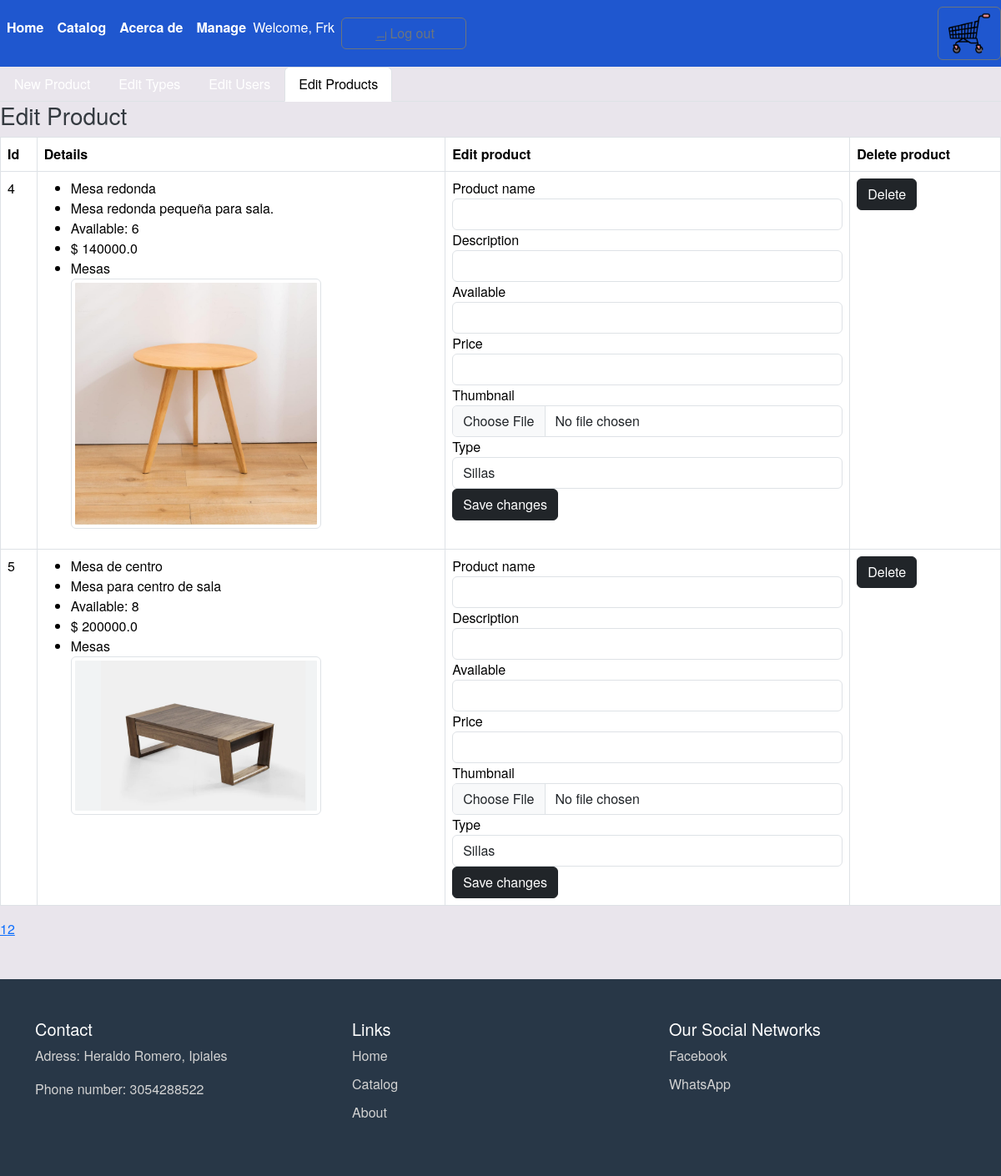
Page /admin?page=2&active_tab=editarProductoTab (signed in) on the committed database.
### tables this page shows
CREATE TABLE User (
            id INTEGER PRIMARY KEY,
            nom_usuario TEXT UNIQUE NOT NULL,
            correo TEXT UNIQUE NOT NULL,
            verificado INTEGER DEFAULT 0,  -- 0: No verificado, 1: Verificado
            contrasenia TEXT NOT NULL,
            admin INTEGER DEFAULT 0  -- 0: Regular user, 1: Admin user
        );

CREATE TABLE Productos (
            id INTEGER PRIMARY KEY,
            nombre TEXT NOT NULL,
            unidades INTEGER NOT NULL DEFAULT 1,
            tipo INTEGER NOT NULL,
            costo REAL NOT NULL,
            descripcion TEXT NOT NULL,
            imagen TEXT NOT NULL,
            FOREIGN KEY (tipo) REFERENCES Tipos(id)
        );

CREATE TABLE Tipos (
            id INTEGER PRIMARY KEY,
            tipo TEXT NOT NULL
        );

### aplicacion/admin/routes.py (the view)
@admin.route('/admin', methods=["GET", "POST"])
def admin_page():
    if(('logged_in' not in session) or ('admin' in session and session['admin'] != 1)):
        abort(403, _('You are not allowed to access here'))
    page = request.args.get('page', 1, type=int)
    active_tab = request.args.get('active_tab', 'nuevoProductoTab')
    per_page = 3  # Adjust as needed
    usuarios, total_usuarios = obtener_usuarios(page, per_page)
    productos, total_productos = obtenerproductos(page, per_page)
    tipos = obtener_tipos()
    formNp = FormularioNuevoProducto(request.form)
    formNt = FormularioTipo(request.form)
    formEt = FormularioTipo(request.form)
    formEu = FormularioEditarUsuario(request.form)
    formEp = FormularioEditarProducto(request.form)
    formDu = FormularioBorrar(request.form)
    formDp = FormularioBorrar(request.form)
    formDt = FormularioBorrar(request.form)
    if request.method == 'POST':
        if formNt.validate_on_submit():
            nombre = request.form.get('nombre')
            crear_tipo(nombre)
            flash(_('New type successfully created'), 'success')
            return redirect(url_for('admin.admin_page'))
    return render_template('admin.html', formDu=formDu, formDp=formDp, formDt=formDt, formNp=formNp, formNt=formNt, formEt=formEt, formEu=formEu, formEp=formEp, tipos=tipos, productos=productos, total_productos= total_productos, usuarios=usuarios, total_usuarios=total_usuarios, per_page=per_page, active_tab=active_tab)

### aplicacion/admin/forms.py
class FormularioNuevoProducto(FlaskForm):
    nombre = StringField(_("User"), validators=[DataRequired(_("User name required"))])
    descripcion = StringField(_("Description"), validators=[DataRequired(_("Description required"))])
    cantidad = IntegerField(_("Available"), validators=[DataRequired(_('Quantity required')), NumberRange(min=1, message=_('Not valid quantity'))])
    costo = FloatField(_("Price"), validators=[DataRequired(_("Price required"))])
    imagen = FileField(_("Thumbanil"), validators=[DataRequired(_("Image required"))])
    tipo = SelectField(_("Type"), coerce=int, validators=[DataRequired(_("Type required"))])
    submit = SubmitField(_('Add product'))
    def __init__(self, *args, **kwargs):
        super(FormularioNuevoProducto, self).__init__(*args, **kwargs)
        self.tipo.choices = get_opciones()

class FormularioTipo(FlaskForm):
    nombre = StringField(_("Type name"), validators=[DataRequired(_("Name required"))])
    submit = SubmitField(_('Save'))

### aplicacion/__init__.py (called while the page is built)
def get_locale():
    print(request.accept_languages)
    return request.accept_languages.best_match(app.config['LANGUAGES'])

### aplicacion/admin/forms.py (called while the page is built)
def get_opciones():
    ruta=current_app.config['DATABASE_URI'].replace('sqlite:///','') # encontrol la url de la bd,replace quita sqlite(en que carpet se encutra la bd)
    conexion=sqlite3.connect(ruta)
    cursor=conexion.cursor()#para relizar consultas mediante un cursor
    cursor.execute('SELECT Tipos.id, Tipos.tipo FROM Tipos')
    opciones=cursor.fetchall()#fetchall varios productos-guardar productos de la consulta
    conexion.close()
    return opciones

### aplicacion/database/crud_productos.py (called while the page is built)
def obtenerproductos(page=1, per_page=10):
    ruta=current_app.config['DATABASE_URI'].replace('sqlite:///','')
    print(ruta)
    conexion=sqlite3.connect(ruta)
    cursor=conexion.cursor()#para relizar consultas mediante un cursor
    cursor.execute("""SELECT Productos.id, Productos.nombre, Productos.unidades, Tipos.tipo, Productos.costo, Productos.descripcion, Productos.imagen
        FROM Productos
        INNER JOIN Tipos ON Productos.tipo = Tipos.id;
        """)
    productos=cursor.fetchall()
    conexion.close()
    start_idx = (page - 1) * per_page
    end_idx = start_idx + per_page
    paginated_products = productos[start_idx:end_idx]
    return paginated_products, len(productos)

### aplicacion/admin/templates/admin.html (shortened to what this page needs)
{% extends 'base.html' %}
{% block content %}
<ul class="nav nav-tabs" id="adminTabs">
  <li class="nav-item">
    <a class="nav-link {% if active_tab == 'nuevoProductoTab' %}active{% endif %}" id="nuevoProductoTab" data-bs-toggle="tab" href="#nuevoProducto">{{_('New Product')}}</a>
  </li>
  <li class="nav-item">
    <a class="nav-link {% if active_tab == 'nuevoTipoTab' %}active{% endif %}" id="nuevoTipoTab" data-bs-toggle="tab" href="#nuevoTipo">{{_('Edit Types')}}</a>
  </li>
  <li class="nav-item">
    <a class="nav-link {% if active_tab == 'editarUsuarioTab' %}active{% endif %}" id="editarUsuarioTab" data-bs-toggle="tab" href="#editarUsuario">{{_('Edit Users')}}</a>
  </li>
  <li class="nav-item">
    <a class="nav-link {% if active_tab == 'editarProductoTab' %}active{% endif %}" id="editarProductoTab" data-bs-toggle="tab" href="#editarProducto">{{_('Edit Products')}}</a>
  </li>
</ul>
<div class="tab-content">
  <div class="tab-pane fade {% if active_tab == 'editarProductoTab' %}show active{% endif %}" id="editarProducto">
    <h3>{{ _('Edit Product') }}</h3>
    <table class="table table-bordered">
      <thead>
      <tr>
        <th>Id</th>
        <th>{{ _('Details') }}</th>
        <th>{{ _('Edit product') }}</th>
        <th>{{ _('Delete product') }}</th>
      </tr>
      </thead>
      <tbody>
      {% for producto in productos %}
      <tr>
        <td>
          <label>{{ producto[0] }}</label>
        </td>
        <td>
          <ul>
            <li> <label>{{ producto[1] }}</label> </li>
            <li> <label>{{ producto[5] }}</label> </li>
            <li> <label>{{ _("Available: %s" % producto[2]) }}</label> </li>
            <li> <label>$ {{ producto[4] }}</label> </li>
            <li> <label>{{ producto[3] }}</label> </li>
            <img src="{{ url_for('static', filename='files/' + producto[6]) }}" class="img-thumbnail" style="max-width: 300px" alt="...">
          </ul>
        </td>
        <td>
          <form method="POST" action="{{ url_for('admin.edit_product') }}" enctype="multipart/form-data">
            <div class="form-group">
              {{ formEp.nombre.label }} {{ formEp.nombre(class="form-control") }}
            </div>
            <div class="form-group">
              {{ formEp.descripcion.label }} {{ formEp.descripcion(class="form-control") }}
            </div>
            <div class="form-group">
              {{ formEp.cantidad.label }} {{ formEp.cantidad(class="form-control") }}
            </div>
            <div class="form-group">
              {{ formEp.costo.label }} {{ formEp.costo(class="form-control") }}
            </div>
            <div class="form-group">
              {{ formEp.img.label }} {{ formEp.img(class="form-control") }}
            </div>
            <div class="form-group">
              {{ formEp.tipo.label }} {{ formEp.tipo(class="form-control") }}
            </div>
            {{ formEp.submit(class="btn btn-dark btn-block") }}
          </form>
        </td>
        <td>
          <form method="POST" action="{{ url_for('admin.delete_product') }}">
            {{ formDp.submit(class="btn btn-dark btn-block") }}
          </form>
        </td>
      </tr>
      {% endfor %}
      </tbody>
    </table>
    <div class="pagination">
      {% for page_num in range(1, (total_productos // per_page) + 2) %}
      {% if page_num == page %}
      <span class="current">{{ page_num }}</span>
      {% else %}
      <a href="{{ url_for('admin.admin_page', page=page_num, active_tab='editarProductoTab') }}">{{ page_num }}</a>
      {% endif %}
      {% endfor %}
    </div>
  </div>
</div>
{% endblock %}

### aplicacion/templates/base.html (shortened to what this page needs)
<!DOCTYPE html>
<html lang="es">
<head>
    <link href="https://cdn.jsdelivr.net/npm/bootstrap@5.3.2/dist/css/bootstrap.min.css" rel="stylesheet"
>
    <link rel="stylesheet" href="{{ url_for('static', filename='css/styles.css') }}">
</head>
<body>
    <nav class="navbar navbar-expand-lg " style="background-color:#1F57CF ;">
        <div class="collapse navbar-collapse" id="navbarNav">
            <ul class="navbar-nav ">
                <li class="nav-item">
                    <a class="nav-link active" aria-current="page" href="{{ url_for('inicio.inicio') }}">{{ _('Home')
                        }}</a>
                </li>
                <li class="nav-item">
                    <a class="nav-link active" aria-current="page" href="{{ url_for('catalogo.pagina_catalogo') }}">{{
                        _('Catalog') }}</a>
                </li>
                <li class="nav-item">
                    <a class="nav-link active" aria-current="page" href="{{ url_for('acercade.acercade') }}">{{
                        _('Acerca de ') }}</a>
                </li>
                {% if 'user_id' in session %} {% if 'admin' in session and session['admin'] == 1 %}
                <li class="nav-item">
                    <a class="nav-link active" aria-current="page" href="{{ url_for('admin.admin_page') }}">{{
                        _('Manage') }}</a>
                </li>
                {% endif %}
                <li class="nav-item disabled">
                    <label class="navbar-text text-white">{{ _('Welcome') }}, {{session['username']}}</label>
                </li>
                <li class="nav-item">
                    <form action="{{ url_for('cuenta.logout') }}" method="post" class="nav-link">
                        <button type="submit" class="btn btn-outline-secondary" style="width: 150px;">
                            {{ _('Log out') }}
                        </button>
                    </form>
                </li>
                {% endif %}
            </ul>
        </div>
        <ul class="navbar-nav ml-auto">
            <li class="nav-item">
                <a class="btn btn-outline-secondary" href="{{ url_for('carrito.pagina_carrito') }}">
                    <img src="{{url_for('static', filename='img/carrito.png' )}}" fill="currentColor"
                        class="bi bi-person-circle" alt="icon" width="50" height="50">
                </a>
            </li>
        </ul>
    </nav>
    {% block content %} {% endblock %}
    <footer class="footer mt-5" style="background-color:#283747;">
        <div class="container">
            <div class="row">
                <div class="col-md-4">
                    <h5>{{ _('Contact') }}</h5>
                    <p>{{_('Adress')}}: Heraldo Romero, Ipiales</p>
                    <p>{{_('Phone number')}}: 3054288522</p>
                </div>
                <div class="col-md-4">
                    <h5>{{ _('Links') }}</h5>
                    <ul class="list-unstyled">
                        <li><a href="{{ url_for('inicio.inicio') }}">{{_('Home')}}</a></li>
                        <li><a href="{{ url_for('catalogo.pagina_catalogo') }}">{{_('Catalog')}}</a></li>
                        <li><a href="{{ url_for('acercade.acercade') }}">{{_('About')}}</a></li>
                    </ul>
                </div>
                <div class="col-md-4">
                    <h5>{{_('Our Social Networks')}}</h5>
                    <ul class="list-unstyled">
                        <li><a href="https://www.facebook.com/profile.php?id=61550316637775&mibextid=ZbWKwL"
                                target="_blank">Facebook</a></li>
                        <li><a href="https://api.whatsapp.com/send?phone=573164790952" target="_blank">WhatsApp</a></li>
                    </ul>
                </div>
            </div>
        </div>
    </footer>
    <link rel="stylesheet" href="{{ url_for('static', filename='css/footer.css') }}">
</body>
</html>

### aplicacion/static/css/styles.css (style rules this page uses)
body { background-color: #e9e5ec; color: #343a40; font-family: 'Helvetica Neue', Arial, sans-serif; }
.nav-link { color: white; }
.navbar-nav .nav-link.active, .navbar-nav .nav-link.show { color: white; font-weight: bold; }

### aplicacion/static/css/footer.css (style rules this page uses)
.footer { background-color: #343a40; color: #fff; padding: 3rem 0; }
.footer h5 { color: #fff; }
.footer p { color: #d3d3d3; }
.footer ul { list-style: none; padding: 0; }
.footer ul li { margin-bottom: 10px; }
.footer ul li a { color: #d3d3d3; text-decoration: none; }

### rows in the picture
User: username "Frk"
Productos: id "4", nombre "Mesa redonda", descripcion "Mesa redonda pequeña para sala.", costo "140000.0", tipo "Mesas", imagen (picture), nombre.label "Product name", descripcion.label "Description", cantidad.label "Available", costo.label "Price", img.label "Thumbnail", tipo.label "Type"
Productos: id "5", nombre "Mesa de centro", descripcion "Mesa para centro de sala", costo "200000.0", tipo "Mesas", imagen (picture), nombre.label "Product name", descripcion.label "Description", cantidad.label "Available", costo.label "Price", img.label "Thumbnail", tipo.label "Type"

### other values in the picture
{{ page_num }} "1" "2"
